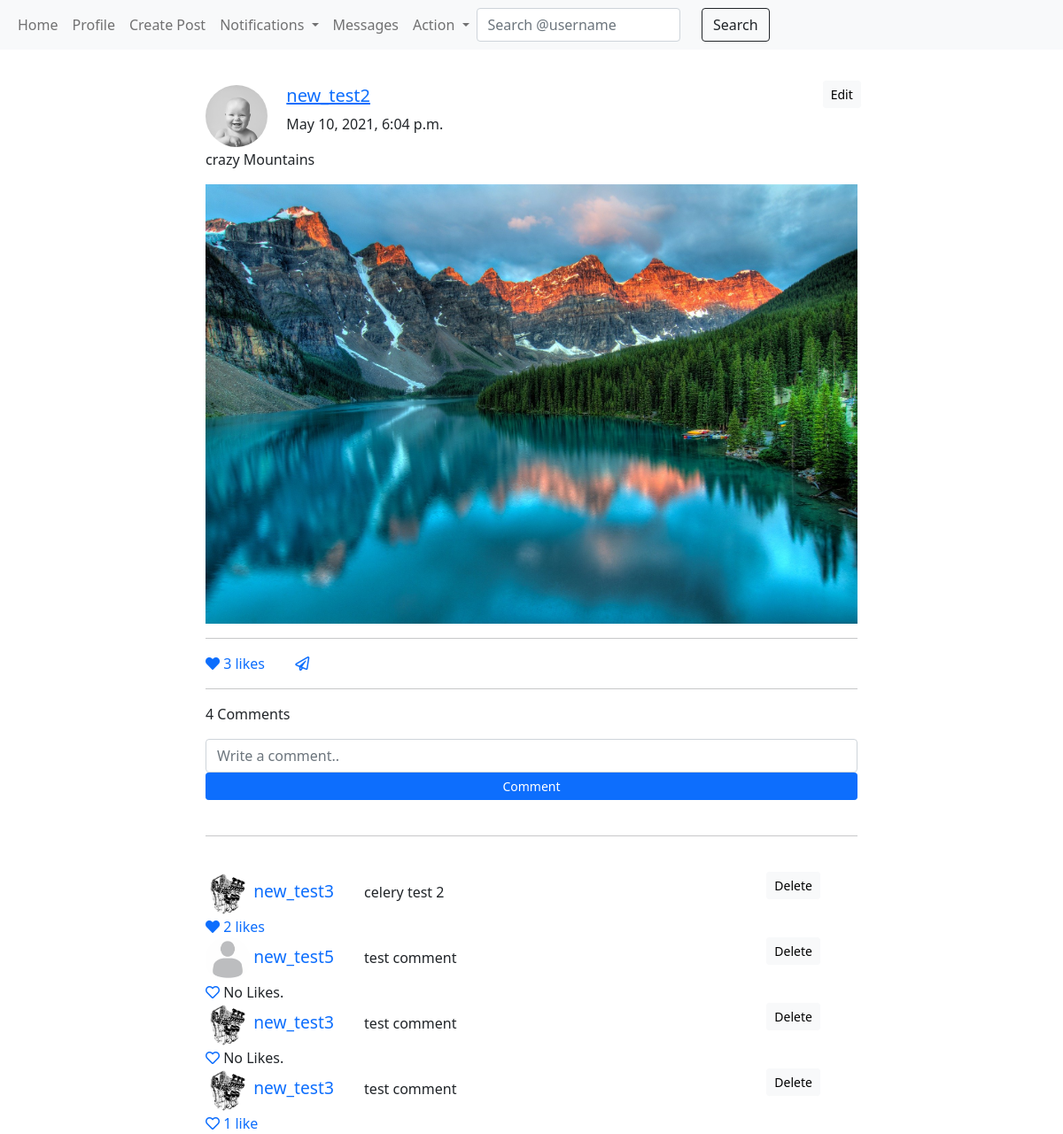
Page /post/6/ (signed in) on the committed database.
### Posts/models.py (models this page shows, shortened)
class Post(models.Model):
    author = models.ForeignKey(User, on_delete=models.CASCADE, related_name='posts')
    image = models.ImageField(upload_to='post_images')
    caption = models.CharField(max_length=2000, verbose_name='Write a Captioin', blank=True)
    post_date = models.DateTimeField(auto_now_add=True)
    update_date = models.DateTimeField(auto_now=True)
    class Meta:
        ordering = ('-post_date',)

class Comment(models.Model):
    comment = models.TextField(verbose_name='Write a comment..', max_length=1000, default='')
    commentor = models.ForeignKey(User, on_delete=models.CASCADE, related_name='comments')
    post = models.ForeignKey(Post, on_delete=models.CASCADE, related_name='comments')
    comment_date = models.DateTimeField(auto_now_add=True)
    update_date = models.DateTimeField(auto_now=True)
    class Meta:
        ordering = ('-comment_date',)

### Login/models.py (models this page shows, shortened)
class UserProfile(models.Model):
    user = models.OneToOneField(User, on_delete=CASCADE, related_name='profile')
    set_pro_pic = models.ImageField(upload_to='profile_pics', blank=True, default='')
    pro_pic = models.CharField(max_length=400)
    countries = (
        ('Afghanistan', 'Afghanistan'),
        ('Bangladesh', 'Bangladesh'),
        ('Egypt', 'Egypt'),
        ('Pakistan', 'Pakistan'),
        ('Turkey', 'Turkey'),
        ('UAE', 'UAE'),
        ('UK', 'UK'),
        ('USA', 'USA'),
        ('Zimbabwe', 'Zimbabwe'),
    )
    country = models.TextField(choices=countries, blank=True, default='')
    dob = models.DateField(blank=True, null=True, verbose_name='Date of Birth')
    phone_number = PhoneNumberField(blank=True)
    facebook_profile = models.URLField(verbose_name='Your Facebook Profile Link', blank=True)
    insta_profile = models.URLField(verbose_name='Your Instagram Profile Link', blank=True)
    bio = models.TextField(verbose_name='Write a short bio..', blank=True, max_length=400)

### Posts/views.py (the view)
# urls.py: path('post/<pk>/', ViewPost.as_view(), name='single_post'),
class ViewPost(DetailView):
    model = Post
    context_object_name = 'post'
    template_name = 'Posts/single-post.html'
    def comments_liked(self):
        return CommentLike.objects.filter(liker=self.request.user).values_list('comment', flat=True)
    def get_context_data(self, **kwargs):
        context = super().get_context_data(**kwargs)
        context['comments_liked'] = self.comments_liked()
        return context

### Posts/templatetags/custom_filter.py (called while the page is built)
@register.filter
def post_liker(post):
    likers = list(PostLike.objects.filter(post=post).values_list('liker', flat=True))
    return likers

@register.filter
def unread_count(notifications):
    unread = notifications.filter(unread=True).count()
    return unread

@register.filter
def alert(inbox_alert):
    if inbox_alert.filter(alert=True):
        return True
    return False

### Profile/models.py (called while the page is built)
    def __str__(self):
        return f'{self.notifier} {self.notification}.'

### templates/Posts/single-post.html (shortened to what this page needs)
{% extends 'base.html' %}
{% load custom_filter %}
{% block body %}
    <div class="row">
        <div class="offset-sm-2 col-sm-8">
            <div class="row">
                <div class="col-sm-1">
                    <img class="rounded-circle" src="/media/{{post.author.profile.pro_pic}}" alt="" width="70px" height="70px">
                </div>
                <div class="col-sm-10" style="padding-left: 40px;">
                    <h5 style="display: inline-block;"><a href="{% url 'profile:user_profile' pk=post.author.pk %}">{{post.author.username}}</a></h5>
                    <p>{{post.post_date}}</p>
                </div>
                <div class="col-sm-1">
                    {% if post.author == user %}
                    <a href="{% url 'post:edit_post' pk=post.pk %}" class="btn btn-light btn-sm" style="margin-top: -6px;">Edit</a>
                    {% endif %}
                </div>
            </div>
            <p>{{post.caption}}</p>
            <img src="/media/{{post.image}}" alt="" width="100%">
            <hr>
            {% if user.is_authenticated %}
            {% if user.pk in post|post_liker %}
            <a href="{% url 'post:post_unlike' pk=post.pk %}"><i class="fas fa-heart"></i></a>
            {% else %}
            <a href="{% url 'post:post_like' pk=post.pk %}"><i class="far fa-heart"></i></a>
            {% endif %}
            {% endif %}
            {% if post.likes.count == 1 %}
            <span><a style="text-decoration: none;" href="{% url 'profile:post_likers' pk=post.pk %}">{{ post.likes.count }} like</a></span>
            {% elif post.likes.count > 1 %}
            <span><a style="text-decoration: none;" href="{% url 'profile:post_likers' pk=post.pk %}">{{ post.likes.count }} likes</a></span>
            {% else %}
            <span>No Likes.</span>
            {% endif %}
            {% if user.is_authenticated %}
            <a style="margin-left: 30px;" href="{% url 'post:share_list' pk=post.pk %}"><i class="far fa-paper-plane"></i></a>
            {% endif %}
            <hr>
            {% if post.comments.count > 0 %}
            <p>{{post.comments.count}} Comments</p>
            {% else %}
            <p>No Comments</p>
            {% endif %}
            {% if user.is_authenticated %}
            <form method="POST" action="{% url 'post:comment' pk=post.pk %}">
                <input type="text" class="form-control" placeholder="Write a comment.." name="comment">
                <button style="width: 100%;" type="submit" class="btn btn-primary btn-sm">Comment</button>
            </form>
            {% endif %}
            <br>
            <hr>
            <br>
            {% for comment in post.comments.all %}
            <div class="row">
                <div class="col-sm-10">
                    <img class="rounded-circle" src="/media/{{comment.commentor.profile.pro_pic}}" alt="" width="50px" height="50px">
                    <a style="text-decoration: none;" href="{% url 'profile:user_profile' pk=comment.commentor.pk %}"><span style="font-size: larger; font-weight: 500; margin-right: 30px;">{{comment.commentor}}</span></a>
                    <span>{{comment.comment}}</span>
                </div>
                <div class="col-sm-2">
                    {% if user == comment.commentor %}
                    <a href="{% url 'post:edit_comment' pk=comment.pk %}" class="btn btn-light btn-sm">Edit</a>
                    <a href="{% url 'post:delete_comment' pk=comment.pk %}" class="btn btn-light btn-sm">Delete</a>
                    {% elif user == post.author %}
                    <a href="{% url 'post:delete_comment' pk=comment.pk %}" class="btn btn-light btn-sm">Delete</a>
                    {% endif %}
                </div>
            </div>
            {% if user.is_authenticated %}
            {% if comment.pk in comments_liked %}
            <a href="{% url 'post:comment_unlike' pk=comment.pk %}"><i class="fas fa-heart"></i></a>
            {% else %}
            <a href="{% url 'post:comment_like' pk=comment.pk %}"><i class="far fa-heart"></i></a>
            {% endif %}
            {% endif %}
            {% if comment.likes.count == 1 %}
            <span><a style="text-decoration: none;" href="{% url 'profile:comment_likers' pk=comment.pk %}">{{ comment.likes.count }} like</a></span>
            {% elif comment.likes.count > 1 %}
            <span><a style="text-decoration: none;" href="{% url 'profile:comment_likers' pk=comment.pk %}">{{ comment.likes.count }} likes</a></span>
            {% else %}
            <span>No Likes.</span>
            {% endif %}
            {% endfor %}
        </div>
    </div>
{% endblock %}

### rows in the picture
Post: author.profile.pro_pic (picture), author.username "new_test2", post_date "May 10, 2021, 6:04 p.m.", caption "crazy Mountains", image (picture), likes.count "3", comments.count "4"
Comment: commentor.profile.pro_pic (picture), commentor "new_test3", comment "celery test 2", shows "Delete", likes.count "2"
Comment: commentor.profile.pro_pic (picture), commentor "new_test5", comment "test comment", shows "Delete", shows "No Likes."
Comment: commentor.profile.pro_pic (picture), commentor "new_test3", comment "test comment", shows "Delete", shows "No Likes."
Comment: commentor.profile.pro_pic (picture), commentor "new_test3", comment "test comment", shows "Delete", likes.count "1"
